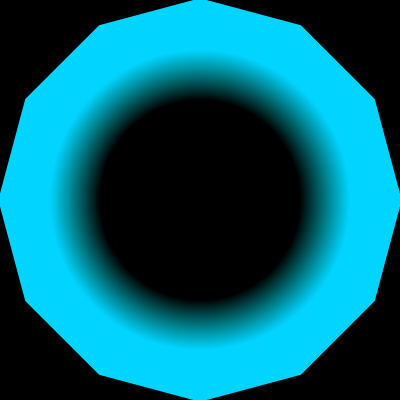
Frame 1 (no input)
Frame 60 (no input): identical to frame 1, image omitted
Frame 120 (the mouse pressed at the canvas centre since frame 60): identical to frame 1, image omitted

The p5.js sketch that drew this single still picture (run headless with seeded random() and noise() and a simulated clock; from frame 60 on, the mouse is pressed at the canvas centre):

// p5.js sketch
// ── sketch.js
function setup(){
  createCanvas(400, 400);
  angleMode(DEGREES);
  colorMode(HSB, 360, 100, 100, 100);
  rectMode(CENTER);
}

function draw(){
  background(0);
  // gradientShape1();
  gradientShape2();
  // shadow();
}

function gradientShape1(){
  // fill(255);
  noStroke();

  let gradient = drawingContext.createRadialGradient(
    width/2, height/2, 0, width/2, height/2, 150
  )
  gradient.addColorStop(0, color(180, 100, 100, 0));
  gradient.addColorStop(0.5, color(220, 100, 100, 50));
  gradient.addColorStop(1, color(290, 100, 100, 100));

  drawingContext.fillStyle = gradient;

  ellipse(width/2, height/2, 300, 300);
}

function gradientShape2(){
  translate(width/2, height/2);
  noFill(255);
  strokeWeight(100);


  let gradient = drawingContext.createRadialGradient(
    0, 0, 100, 0, 0, 150
  )
  gradient.addColorStop(0, color(180, 100, 100, 0));
  // gradient.addColorStop(0.5, color(150, 100, 100, 100));
  gradient.addColorStop(1, color(190, 100, 100, 100));

  drawingContext.strokeStyle = gradient;

  beginShape();
    for(i=0; i<360; i+=30){
      let x = 150 * cos(i);
      let y = 150 * sin(i);
      vertex(x, y);
    }
  endShape(CLOSE);
}

function shadow(){
  drawingContext.shadowOffsetX = 0;
  drawingContext.shadowOffsetY = 0;
  drawingContext.shadowBlur = 16;
  drawingContext.shadowColor = 'rgba(255, 255, 255, 100)';
}
